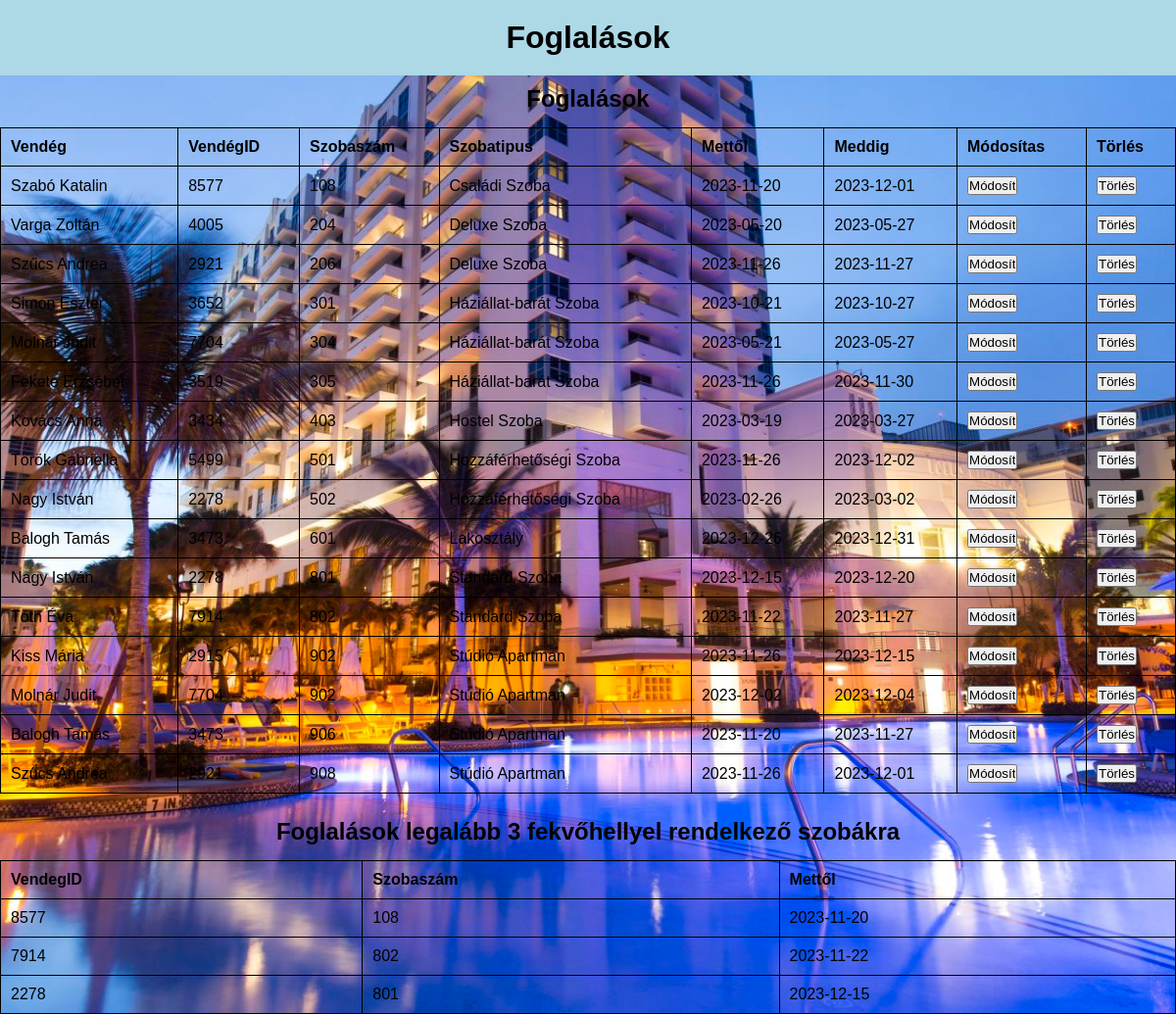
Page /kotprog/index.php?page=foglalasok on the committed database.
### tables this page shows
CREATE TABLE `foglalasok` (
  `vendegid` int(11) NOT NULL,
  `szobaszam` int(11) NOT NULL,
  `mettol` date NOT NULL,
  `meddig` date NOT NULL
);

CREATE TABLE `vendegek` (
  `vendegid` int(11) NOT NULL,
  `nev` varchar(100) NOT NULL,
  `email` varchar(255) NOT NULL,
  `telefonszam` varchar(20) NOT NULL,
  `szuletesidatum` date NOT NULL
);

CREATE TABLE `szobatipusok` (
  `megnevezesid` int(11) NOT NULL,
  `megnevezes` varchar(50) NOT NULL,
  `leiras` text NOT NULL,
  `napiar` int(11) NOT NULL,
  `fekvohelyekszama` int(11) NOT NULL
);

### kotprog/common/db_fuggvenyek.php (called while the page is built, shortened)
<?php
function szalloda_csatlakozas()
{
    $conn = mysqli_connect("localhost", "root", "") or die("Csatlakozasi hiba!");
    mysqli_query($conn, 'SET NAMES UTF8');
    mysqli_query($conn, 'SET character_set_results=utf8');
    mysqli_set_charset($conn, 'utf8');
    return $conn;
}
function foglalasokatLeker()
{
    if (!($conn = szalloda_csatlakozas())) {
        return false;
    }
    $result = mysqli_query($conn, "SELECT vendegek.nev, vendegek.vendegid, foglalasok.szobaszam, foglalasok.mettol, szobatipusok.megnevezes, foglalasok.meddig FROM foglalasok, vendegek, szobak, szobatipusok WHERE vendegek.vendegid = foglalasok.vendegid AND foglalasok.szobaszam = szobak.szobaszam AND szobak.megnevezesid = szobatipusok.megnevezesid");
    return $result;
}
function haromfekvohely()
{
    if (!($conn = szalloda_csatlakozas())) {
        return false;
    }
    $result = mysqli_query($conn, "SELECT foglalasok.vendegid, foglalasok.szobaszam, foglalasok.mettol FROM foglalasok JOIN szobak ON foglalasok.szobaszam = szobak.szobaszam JOIN szobatipusok ON szobak.megnevezesid = szobatipusok.megnevezesid WHERE szobatipusok.fekvohelyekszama >= 3 ORDER BY foglalasok.mettol");
    return $result;
}

### kotprog/pages/foglalasok.php (the view, shortened to what this page needs)
<h2>Foglalások</h2>
<table>
  <tr>
    <th>Vendég</th>
    <th>VendégID</th>
    <th>Szobaszám</th>
    <th>Szobatipus</th>
    <th>Mettől</th>
    <th>Meddig</th>
    <th>Módosítas</th>
    <th>Törlés</th>
  </tr>
  <?php
  $foglalasok = foglalasokatLeker();
  while ($foglalas = mysqli_fetch_assoc($foglalasok)) {
    echo "<tr>";
    echo "<td>" . $foglalas['nev'] . "</td>";
    echo "<td>" . $foglalas['vendegid'] . "</td>";
    echo "<td>" . $foglalas['szobaszam'] . "</td>";
    echo "<td>" . $foglalas['megnevezes'] . "</td>";
    echo "<td>" . $foglalas['mettol'] . "</td>";
    echo "<td>" . $foglalas['meddig'] . "</td>";
    echo '<td><form method="POST" action="index.php?page=foglalasmodosit">
		  <input type="hidden" name="vendegid" value="' . $foglalas["vendegid"] . '" />
        <input type="hidden" name="szobaszam" value="' . $foglalas["szobaszam"] . '" />
        <input type="hidden" name="mettol" value="' . $foglalas["mettol"] . '" />
        <input type="hidden" name="meddig" value="' . $foglalas["meddig"] . '" />
        <input type="hidden" name="megnevezes" value="' . $foglalas["megnevezes"] . '" />
		  <input type="submit" name="modosit" value="Módosít" />
          </form></td>';
    echo '<td><form method="POST">
            <input type="hidden" name="szobaszam" value="' . $foglalas["szobaszam"] . '" />
            <input type="hidden" name="mettol" value="' . $foglalas["mettol"] . '" />
            <input type="hidden" name="torles" value="" />
            <input type="submit" name="modosit" value="Törlés" />
                </form></td>';
    echo "</tr>";
  }
  ?>
</table>
<h2>Foglalások legalább 3 fekvőhellyel rendelkező szobákra</h2>
<table>
  <tr>
    <th>VendegID</th>
    <th>Szobaszám</th>
    <th>Mettől</th>
  </tr>
  <?php
  $harom = haromfekvohely();
  while ($sor = mysqli_fetch_assoc($harom)) {
    echo "<tr>";
    echo "<td>" . $sor['vendegid'] . "</td>";
    echo "<td>" . $sor['szobaszam'] . "</td>";
    echo "<td>" . $sor['mettol'] . "</td>";
    echo "</tr>";
  }
  ?>
</table>

### kotprog/index.php (shortened to what this page needs)
<?php
include_once("common/db_fuggvenyek.php");
$page = $_GET["page"] ?? "login";
switch ($page) {
    case "foglalasok":
      $prefix = "Foglalások";
      break;
}
?>
<!DOCTYPE html>
<html lang="hu">
<head>
  <link rel="stylesheet" href="./style.css">
</head>
<body>
  <main class="center">
    <h1><?php echo $prefix; ?></h1>
    <?php
    if (!isset($_SESSION["username"])) {
    ?>
      <?php
      include_once("pages/$page.php");
    }
    ?>
  </main>
</body>
</html>

### kotprog/style.css (style rules this page uses)
* { margin: 0; padding: 0; box-sizing: border-box; font-family: sans-serif; }
.center { text-align: center; }
h1 { padding: 20px 20px; background-color: lightblue; }
table { width: 100%; border-collapse: collapse; margin-top: 15px; margin-bottom: 15px; }
table, th, td { border: 1px solid black; }
th, td { padding: 10px; text-align: left; }
h2 { padding-top: 10px; }

### kotprog/index.php (style rules this page uses)
body { background-image: url("./img/hotel.jpg"); background-position: center; background-repeat: no-repeat; background-size: cover; background-attachment: fixed; height: 100vh; margin: 0; overflow: hidden; }

### rows in the picture
foglalasok: vendegid.nev "Szabó Katalin", vendegid.vendegid "8577", szobaszam "108", szobatipusok.megnevezes "Családi Szoba", mettol "2023-11-20", meddig "2023-12-01", vendegid "8577"
foglalasok: vendegid.nev "Varga Zoltán", vendegid.vendegid "4005", szobaszam "204", szobatipusok.megnevezes "Deluxe Szoba", mettol "2023-05-20", meddig "2023-05-27"
foglalasok: vendegid.nev "Szűcs Andrea", vendegid.vendegid "2921", szobaszam "206", szobatipusok.megnevezes "Deluxe Szoba", mettol "2023-11-26", meddig "2023-11-27"
foglalasok: vendegid.nev "Simon Eszter", vendegid.vendegid "3652", szobaszam "301", szobatipusok.megnevezes "Háziállat-barát Szoba", mettol "2023-10-21", meddig "2023-10-27"
foglalasok: vendegid.nev "Molnár Judit", vendegid.vendegid "7704", szobaszam "304", szobatipusok.megnevezes "Háziállat-barát Szoba", mettol "2023-05-21", meddig "2023-05-27"
foglalasok: vendegid.nev "Fekete Erzsébet", vendegid.vendegid "3519", szobaszam "305", szobatipusok.megnevezes "Háziállat-barát Szoba", mettol "2023-11-26", meddig "2023-11-30"
foglalasok: vendegid.nev "Kovács Anna", vendegid.vendegid "3434", szobaszam "403", szobatipusok.megnevezes "Hostel Szoba", mettol "2023-03-19", meddig "2023-03-27"
foglalasok: vendegid.nev "Török Gabriella", vendegid.vendegid "5499", szobaszam "501", szobatipusok.megnevezes "Hozzáférhetőségi Szoba", mettol "2023-11-26", meddig "2023-12-02"
foglalasok: vendegid.nev "Nagy István", vendegid.vendegid "2278", szobaszam "502", szobatipusok.megnevezes "Hozzáférhetőségi Szoba", mettol "2023-02-26", meddig "2023-03-02"
foglalasok: vendegid.nev "Balogh Tamás", vendegid.vendegid "3473", szobaszam "601", szobatipusok.megnevezes "Lakosztály", mettol "2023-12-26", meddig "2023-12-31"
foglalasok: vendegid.nev "Nagy István", vendegid.vendegid "2278", szobaszam "801", szobatipusok.megnevezes "Standard Szoba", mettol "2023-12-15", meddig "2023-12-20", vendegid "2278"
foglalasok: vendegid.nev "Tóth Éva", vendegid.vendegid "7914", szobaszam "802", szobatipusok.megnevezes "Standard Szoba", mettol "2023-11-22", meddig "2023-11-27", vendegid "7914"
foglalasok: vendegid.nev "Kiss Mária", vendegid.vendegid "2915", szobaszam "902", szobatipusok.megnevezes "Stúdió Apartman", mettol "2023-11-26", meddig "2023-12-15"
foglalasok: vendegid.nev "Molnár Judit", vendegid.vendegid "7704", szobaszam "902", szobatipusok.megnevezes "Stúdió Apartman", mettol "2023-12-02", meddig "2023-12-04"
foglalasok: vendegid.nev "Balogh Tamás", vendegid.vendegid "3473", szobaszam "906", szobatipusok.megnevezes "Stúdió Apartman", mettol "2023-11-20", meddig "2023-11-27"
foglalasok: vendegid.nev "Szűcs Andrea", vendegid.vendegid "2921", szobaszam "908", szobatipusok.megnevezes "Stúdió Apartman", mettol "2023-11-26", meddig "2023-12-01"

### other values in the picture
$prefix "Foglalások"
